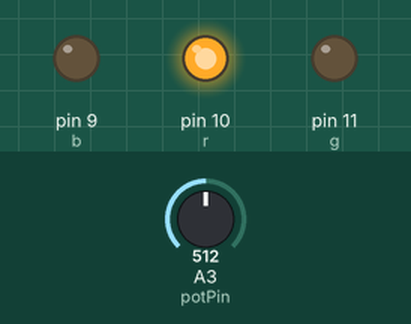
Recording of a sketch running on a simulated Arduino Uno, built with avr-gcc and run on an emulated ATmega328P. On the bench: output pins drawn as LEDs (lit = HIGH). Inputs (shaded band) come from the test bench; at power-on: A3 (potPin) = 512.

Above: at 1.2 s.
1.3 s: A3 (potPin) set to 27
2.8 s: A3 (potPin) set to 22
At 3.3 s:
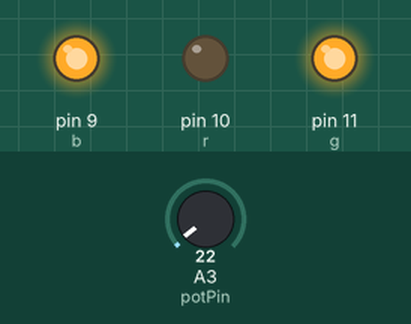
4.3 s: A3 (potPin) set to 122
At 4.8 s:
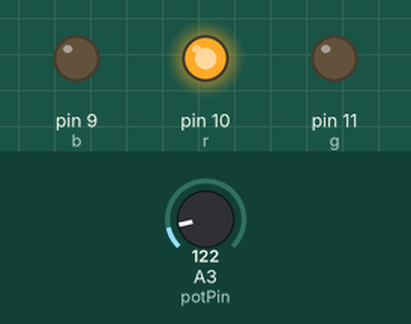
5.8 s: A3 (potPin) set to 15
At 6.3 s:
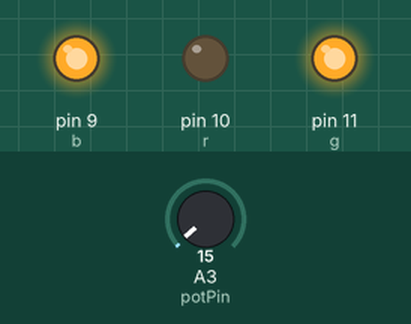
Timing chart, 0 to 8.3 s (numbered marks = the images above; inputs shaded):
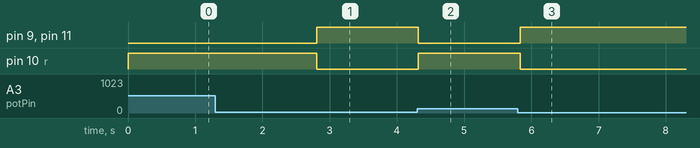

The sketch:

bounceIt.ino
```cpp
int analogIN = 0;
int potPin = A3;
int b = 9;
int r = 10;
int g = 11;

void setup() {
  Serial.begin(9600);
  pinMode(potPin, INPUT);
  pinMode(b, OUTPUT);
  pinMode(r, OUTPUT);
  pinMode(g, OUTPUT);
  analogReference(DEFAULT);
}

void loop() {
  analogIN = analogRead(potPin);
  if(analogIN < 25){
    digitalWrite(b, HIGH);
    digitalWrite(g, HIGH);
    digitalWrite(r, LOW);
  }
  else{
    digitalWrite(b, LOW);
    digitalWrite(g, LOW);
    digitalWrite(r, HIGH);

  }
  delay(35);
}
```

Measured:
- the behaviour switches between 25 and 24 on A3 (potPin) (found by bisection; images 0 and 1)
- after the input at 1.3 s, every drawn part: stays the same
- after the input at 2.8 s, pin 9 (b), pin 11 (g): LOW → HIGH at once; pin 10 (r): HIGH → LOW at once
- after the input at 4.3 s, pin 9 (b), pin 11 (g): HIGH → LOW at once; pin 10 (r): LOW → HIGH at once
- after the input at 5.8 s, pin 9 (b), pin 11 (g): LOW → HIGH at once; pin 10 (r): HIGH → LOW at once
